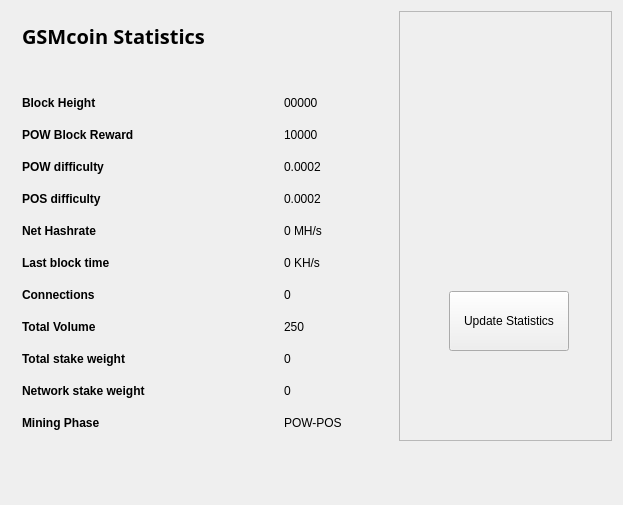
<?xml version="1.0" encoding="UTF-8"?>
<ui version="4.0">
 <class>StatisticsPage</class>
 <widget class="QWidget" name="StatisticsPage">
  <property name="windowModality">
   <enum>Qt::NonModal</enum>
  </property>
  <property name="geometry">
   <rect>
    <x>0</x>
    <y>0</y>
    <width>623</width>
    <height>505</height>
   </rect>
  </property>
  <property name="windowTitle">
   <string>Digging</string>
  </property>
  <layout class="QGridLayout" name="gridLayout">
   <property name="sizeConstraint">
    <enum>QLayout::SetMaximumSize</enum>
   </property>
   <item row="0" column="1">
    <widget class="QFrame" name="frame">
     <property name="minimumSize">
      <size>
       <width>213</width>
       <height>0</height>
      </size>
     </property>
     <property name="frameShape">
      <enum>QFrame::StyledPanel</enum>
     </property>
     <property name="frameShadow">
      <enum>QFrame::Raised</enum>
     </property>
     <widget class="QPushButton" name="startButton">
      <property name="geometry">
       <rect>
        <x>50</x>
        <y>280</y>
        <width>120</width>
        <height>60</height>
       </rect>
      </property>
      <property name="sizePolicy">
       <sizepolicy hsizetype="Fixed" vsizetype="Fixed">
        <horstretch>0</horstretch>
        <verstretch>0</verstretch>
       </sizepolicy>
      </property>
      <property name="minimumSize">
       <size>
        <width>120</width>
        <height>60</height>
       </size>
      </property>
      <property name="autoFillBackground">
       <bool>false</bool>
      </property>
      <property name="styleSheet">
       <string notr="true"/>
      </property>
      <property name="text">
       <string>Update Statistics</string>
      </property>
     </widget>
     <widget class="QLabel" name="label">
      <property name="geometry">
       <rect>
        <x>10</x>
        <y>10</y>
        <width>191</width>
        <height>191</height>
       </rect>
      </property>
      <property name="text">
       <string/>
      </property>
      <property name="pixmap">
       <pixmap resource="../bitcoin.qrc">:/icons/coinbg</pixmap>
      </property>
      <property name="scaledContents">
       <bool>true</bool>
      </property>
     </widget>
    </widget>
   </item>
   <item row="0" column="0">
    <widget class="QFrame" name="stats_gridFrame_2">
     <layout class="QGridLayout" name="stats_gridLayout_4">
      <item row="3" column="0">
       <layout class="QFormLayout" name="stats_formLayout_2">
        <property name="fieldGrowthPolicy">
         <enum>QFormLayout::FieldsStayAtSizeHint</enum>
        </property>
        <property name="horizontalSpacing">
         <number>139</number>
        </property>
        <property name="verticalSpacing">
         <number>18</number>
        </property>
        <property name="rightMargin">
         <number>0</number>
        </property>
        <item row="1" column="0">
         <widget class="QLabel" name="label_14">
          <property name="text">
           <string>&lt;html&gt;&lt;head/&gt;&lt;body&gt;&lt;p&gt;&lt;span style=&quot; font-weight:600;&quot;&gt;Block Height&lt;/span&gt;&lt;/p&gt;&lt;/body&gt;&lt;/html&gt;</string>
          </property>
         </widget>
        </item>
        <item row="1" column="1">
         <widget class="QLabel" name="heightBox">
          <property name="text">
           <string>00000</string>
          </property>
         </widget>
        </item>
        <item row="2" column="0">
         <widget class="QLabel" name="label_12">
          <property name="text">
           <string>&lt;html&gt;&lt;head/&gt;&lt;body&gt;&lt;p&gt;&lt;span style=&quot; font-weight:600;&quot;color:#ffffff;&quot;&gt;POW Block Reward&lt;/span&gt;&lt;/p&gt;&lt;/body&gt;&lt;/html&gt;</string>
          </property>
         </widget>
        </item>
        <item row="2" column="1">
         <widget class="QLabel" name="rewardBox">
          <property name="text">
           <string>10000</string>
          </property>
         </widget>
        </item>
        <item row="3" column="0">
         <widget class="QLabel" name="label_13">
          <property name="text">
           <string>&lt;html&gt;&lt;head/&gt;&lt;body&gt;&lt;p&gt;&lt;span style=&quot; font-weight:600;&quot;&gt;POW difficulty&lt;/span&gt;&lt;/p&gt;&lt;/body&gt;&lt;/html&gt;</string>
          </property>
         </widget>
        </item>
        <item row="3" column="1">
         <widget class="QLabel" name="diffBox">
          <property name="text">
           <string>0.0002</string>
          </property>
         </widget>
        </item>
        <item row="4" column="0">
         <widget class="QLabel" name="label_9">
          <property name="text">
           <string>&lt;html&gt;&lt;head/&gt;&lt;body&gt;&lt;p&gt;&lt;span style=&quot; font-weight:600;&quot;&gt;POS difficulty&lt;/span&gt;&lt;/p&gt;&lt;/body&gt;&lt;/html&gt;</string>
          </property>
         </widget>
        </item>
        <item row="4" column="1">
         <widget class="QLabel" name="diffBox2">
          <property name="text">
           <string>0.0002</string>
          </property>
         </widget>
        </item>
        <item row="5" column="1">
         <widget class="QLabel" name="pawrateBox">
          <property name="text">
           <string>0 MH/s</string>
          </property>
         </widget>
        </item>
        <item row="6" column="0">
         <widget class="QLabel" name="label3_2">
          <property name="sizePolicy">
           <sizepolicy hsizetype="Preferred" vsizetype="Maximum">
            <horstretch>0</horstretch>
            <verstretch>0</verstretch>
           </sizepolicy>
          </property>
          <property name="text">
           <string>&lt;html&gt;&lt;head/&gt;&lt;body&gt;&lt;p&gt;&lt;span style=&quot; font-weight:600;&quot;&gt;Last block time&lt;/span&gt;&lt;/p&gt;&lt;/body&gt;&lt;/html&gt;</string>
          </property>
         </widget>
        </item>
        <item row="6" column="1">
         <widget class="QLabel" name="localBox">
          <property name="text">
           <string>0 KH/s</string>
          </property>
         </widget>
        </item>
        <item row="7" column="0">
         <widget class="QLabel" name="label1_2">
          <property name="text">
           <string>&lt;html&gt;&lt;head/&gt;&lt;body&gt;&lt;p&gt;&lt;span style=&quot; font-weight:600;&quot;&gt;Connections&lt;/span&gt;&lt;/p&gt;&lt;/body&gt;&lt;/html&gt;</string>
          </property>
         </widget>
        </item>
        <item row="7" column="1">
         <widget class="QLabel" name="connectionBox">
          <property name="text">
           <string>0</string>
          </property>
         </widget>
        </item>
        <item row="8" column="0">
         <widget class="QLabel" name="label_8">
          <property name="text">
           <string>&lt;html&gt;&lt;head/&gt;&lt;body&gt;&lt;p&gt;&lt;span style=&quot; font-weight:600;&quot;&gt;Total Volume&lt;/span&gt;&lt;/p&gt;&lt;/body&gt;&lt;/html&gt;</string>
          </property>
         </widget>
        </item>
        <item row="8" column="1">
         <widget class="QLabel" name="volumeBox">
          <property name="text">
           <string>250</string>
          </property>
         </widget>
        </item>
        <item row="9" column="0">
         <widget class="QLabel" name="label_10">
          <property name="text">
           <string>&lt;html&gt;&lt;head/&gt;&lt;body&gt;&lt;p&gt;&lt;span style=&quot; font-weight:600;&quot;&gt;Total stake weight&lt;/span&gt;&lt;/p&gt;&lt;/body&gt;&lt;/html&gt;</string>
          </property>
         </widget>
        </item>
        <item row="9" column="1">
         <widget class="QLabel" name="minBox">
          <property name="text">
           <string>0</string>
          </property>
         </widget>
        </item>
        <item row="10" column="0">
         <widget class="QLabel" name="label_11">
          <property name="text">
           <string>&lt;html&gt;&lt;head/&gt;&lt;body&gt;&lt;p&gt;&lt;span style=&quot; font-weight:600;&quot;&gt;Network stake weight&lt;/span&gt;&lt;/p&gt;&lt;/body&gt;&lt;/html&gt;</string>
          </property>
         </widget>
        </item>
        <item row="10" column="1">
         <widget class="QLabel" name="maxBox">
          <property name="text">
           <string>0</string>
          </property>
         </widget>
        </item>
        <item row="11" column="0">
         <widget class="QLabel" name="label_15">
          <property name="text">
           <string>&lt;html&gt;&lt;head/&gt;&lt;body&gt;&lt;p&gt;&lt;span style=&quot; font-weight:600;&quot;&gt;Mining Phase&lt;/span&gt;&lt;/p&gt;&lt;/body&gt;&lt;/html&gt;</string>
          </property>
         </widget>
        </item>
        <item row="11" column="1">
         <widget class="QLabel" name="cBox">
          <property name="text">
           <string>POW-POS</string>
          </property>
         </widget>
        </item>
        <item row="5" column="0">
         <widget class="QLabel" name="label_16">
          <property name="text">
           <string>&lt;html&gt;&lt;head/&gt;&lt;body&gt;&lt;p&gt;&lt;span style=&quot; font-weight:600;&quot;&gt;Net Hashrate&lt;/span&gt;&lt;/p&gt;&lt;/body&gt;&lt;/html&gt;</string>
          </property>
         </widget>
        </item>
       </layout>
      </item>
      <item row="1" column="0">
       <layout class="QHBoxLayout" name="horizontalLayout_4">
        <property name="spacing">
         <number>7</number>
        </property>
        <item>
         <widget class="QLabel" name="label_5">
          <property name="font">
           <font>
            <family>Open Sans,sans-serif</family>
           </font>
          </property>
          <property name="text">
           <string>&lt;html&gt;&lt;head/&gt;&lt;body&gt;&lt;p&gt;&lt;span style=&quot; font-size:20px; font-weight:600; color:#000000;&quot;&gt;GSMcoin Statistics&lt;/span&gt;&lt;/p&gt;&lt;/body&gt;&lt;/html&gt;</string>
          </property>
         </widget>
        </item>
        <item>
         <spacer name="horizontalSpacer_2">
          <property name="orientation">
           <enum>Qt::Horizontal</enum>
          </property>
          <property name="sizeHint" stdset="0">
           <size>
            <width>40</width>
            <height>20</height>
           </size>
          </property>
         </spacer>
        </item>
       </layout>
      </item>
      <item row="2" column="0">
       <spacer name="verticalSpacer_2">
        <property name="orientation">
         <enum>Qt::Vertical</enum>
        </property>
        <property name="sizeHint" stdset="0">
         <size>
          <width>20</width>
          <height>40</height>
         </size>
        </property>
       </spacer>
      </item>
     </layout>
    </widget>
   </item>
   <item row="1" column="0">
    <spacer name="verticalSpacer">
     <property name="orientation">
      <enum>Qt::Vertical</enum>
     </property>
     <property name="sizeHint" stdset="0">
      <size>
       <width>20</width>
       <height>40</height>
      </size>
     </property>
    </spacer>
   </item>
  </layout>
 </widget>
 <layoutdefault spacing="6" margin="11"/>
 <resources/>
 <connections/>
</ui>
